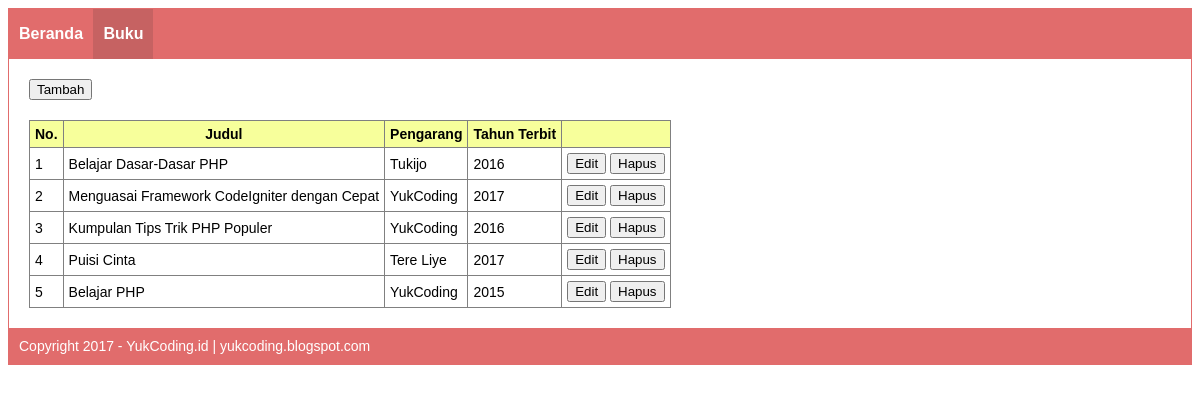
The app's page /index.php/buku with its own data.
### tables this page shows
CREATE TABLE `tb_buku` (
  `id_buku` int(5) NOT NULL,
  `judul` varchar(200) NOT NULL,
  `pengarang` varchar(100) NOT NULL,
  `tahun_terbit` int(4) NOT NULL
);

### application/controllers/Buku.php (called while the page is built, shortened)
<?php
class Buku extends CI_Controller {
	function __construct()
	{
		$this->load->model('buku_m', 'buku');
	}
	public function index()
	{
		$query = $this->buku->get();
		$data = array(
				'header' => 'Tampil Data Buku',
				'buku' => $query->result(),
			);
		$this->load->view('_header', $data);
		$this->load->view('buku_tampil');
		$this->load->view('_footer');
	}
}

### index.php (called while the page is built, shortened)
<?php
require_once BASEPATH.'core/CodeIgniter.php';

### application/models/Buku_m.php (called while the page is built, shortened)
<?php
class Buku_m extends CI_Model {
	public function get($id = null)
	{
		$this->db->select('*');
		$this->db->from('tb_buku');
		$query = $this->db->get();
		return $query;
	}
}

### application/views/buku_tampil.php (the view)
<div style="margin-bottom: 20px;">
	<a href="<?=site_url('buku/add');?>"><button class="btn">Tambah</button></a>
</div>
<table class="data" border="1">
	<tr>
		<th>No.</th>
		<th>Judul</th>
		<th>Pengarang</th>
		<th>Tahun Terbit</th>
		<th></th>
	</tr>
	<?php
	$no = 1;
	foreach ($buku as $b => $row) { ?>
		<tr>
			<td><?=$no++;?></td>
			<td><?=$row->judul;?></td>
			<td><?=$row->pengarang;?></td>
			<td><?=$row->tahun_terbit;?></td>
			<td>
				<a href="<?=site_url('buku/edit/'.$row->id_buku);?>"><button class="btn">Edit</button></a>
				<a href="<?=site_url('buku/del/'.$row->id_buku);?>" onclick="return confirm('Yakin akan menghapus data?')"><button class="btn">Hapus</button></a>
			</td>
		</tr>
	<?php
	} ?>
</table>

### application/views/_header.php (shortened to what this page needs)
<!DOCTYPE html>
<html>
<head>
</head>
<body>
	<div class="container">
		<div class="menu">
			<ul>
				<li class="<?=$this->uri->segment(1) == 'home' ? 'active' : null; ?>">
					<a href="<?=site_url('home');?>">Beranda</a>
				</li>
				<li class="<?=$this->uri->segment(1) == 'buku' ? 'active' : null; ?>">
					<a href="<?=site_url('buku');?>">Buku</a>
				</li>
			</ul>
		</div>
		<div class="wrapper">

### application/views/_footer.php
		</div>
		<div class="footer">
			Copyright 2017 - YukCoding.id | yukcoding.blogspot.com
		</div>
	</div>
</body>
</html>

### application/views/_header.php (style rules this page uses)
body { font-family: sans-serif, arial; font-size: 14px; }
.container { border: 1px solid #e16c6c; }
.wrapper { padding: 20px; }
.menu { background-color: #e16c6c; font-size: 16px; font-weight: bold; }
.menu ul { list-style: none; margin: 0; padding: 0 0 0 4px; }
.menu ul li { display: inline-table; margin-left: -4px; }
.menu ul li.active { background-color: #c66262; }
.menu ul li a { display: block; text-decoration: none; line-height: 50px; padding: 0 10px; color: #fff; }
.footer { background-color: #e16c6c; color: #fff; padding: 10px; }
table.data { border-collapse: collapse; }
table.data th { background-color: #f7ff9b; }
table.data th, table.data td { padding: 5px; }
.btn { cursor: pointer; }

### records on screen
tb_buku: judul "Belajar Dasar-Dasar PHP", pengarang "Tukijo", tahun_terbit "2016"
tb_buku: judul "Menguasai Framework CodeIgniter dengan Cepat", pengarang "YukCoding", tahun_terbit "2017"
tb_buku: judul "Kumpulan Tips Trik PHP Populer", pengarang "YukCoding", tahun_terbit "2016"
tb_buku: judul "Puisi Cinta", pengarang "Tere Liye", tahun_terbit "2017"
tb_buku: judul "Belajar PHP", pengarang "YukCoding", tahun_terbit "2015"
